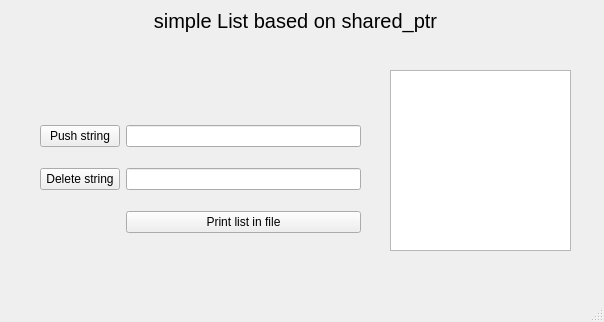
<?xml version="1.0" encoding="UTF-8"?>
<ui version="4.0">
 <class>MainWindow</class>
 <widget class="QMainWindow" name="MainWindow">
  <property name="geometry">
   <rect>
    <x>0</x>
    <y>0</y>
    <width>604</width>
    <height>322</height>
   </rect>
  </property>
  <property name="windowTitle">
   <string>MainWindow</string>
  </property>
  <widget class="QWidget" name="centralwidget">
   <widget class="QLabel" name="label">
    <property name="geometry">
     <rect>
      <x>90</x>
      <y>0</y>
      <width>411</width>
      <height>41</height>
     </rect>
    </property>
    <property name="font">
     <font>
      <pointsize>15</pointsize>
     </font>
    </property>
    <property name="text">
     <string>simple List based on shared_ptr</string>
    </property>
    <property name="alignment">
     <set>Qt::AlignCenter</set>
    </property>
   </widget>
   <widget class="QListWidget" name="listWidget">
    <property name="geometry">
     <rect>
      <x>390</x>
      <y>70</y>
      <width>181</width>
      <height>181</height>
     </rect>
    </property>
   </widget>
   <widget class="QWidget" name="">
    <property name="geometry">
     <rect>
      <x>40</x>
      <y>110</y>
      <width>321</width>
      <height>141</height>
     </rect>
    </property>
    <layout class="QGridLayout" name="gridLayout">
     <item row="1" column="0">
      <widget class="QPushButton" name="deleteButton">
       <property name="text">
        <string>Delete string</string>
       </property>
      </widget>
     </item>
     <item row="1" column="1">
      <widget class="QLineEdit" name="deleteEdit"/>
     </item>
     <item row="0" column="0">
      <widget class="QPushButton" name="pushButton">
       <property name="text">
        <string>Push string</string>
       </property>
      </widget>
     </item>
     <item row="0" column="1">
      <widget class="QLineEdit" name="pushEdit"/>
     </item>
     <item row="2" column="1">
      <widget class="QPushButton" name="printInFileButton">
       <property name="text">
        <string>Print list in file</string>
       </property>
      </widget>
     </item>
    </layout>
   </widget>
  </widget>
  <widget class="QMenuBar" name="menubar">
   <property name="geometry">
    <rect>
     <x>0</x>
     <y>0</y>
     <width>604</width>
     <height>25</height>
    </rect>
   </property>
  </widget>
  <widget class="QStatusBar" name="statusbar"/>
 </widget>
 <resources/>
 <connections/>
</ui>
